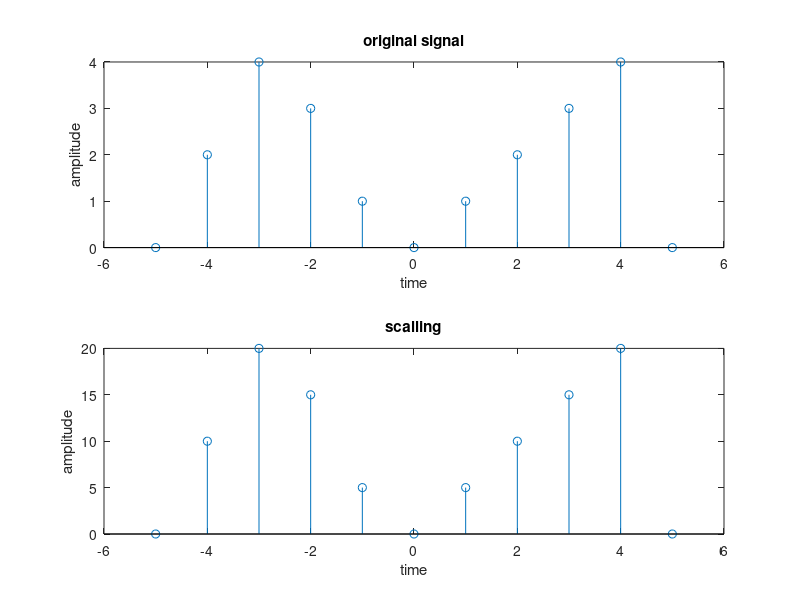

Recreate this plot in MATLAB.
clc;clear all;close all;

%% input taking
n=input('enter number of scaling');

%% original signal 
t=-5:1:5;
x=[0,2,4,3,1,0,1,2,3,4,0]; % or f=2; fs=10; x=sin(2*pi*f/fs*t);
subplot(2,1,1);
stem(t,x);
xlabel('time');
ylabel('amplitude');
title('original signal');

%% scaled signal
s=x.*n;
subplot(2,1,2);
stem(t,s);
xlabel('time');
ylabel('amplitude');
title('scalling');
